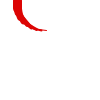
Frame 1 (no input)
Frame 2 (the mouse pressed at the canvas centre, redrawn once): identical to frame 1, image omitted

The Processing sketch that drew this single still picture (run headless with seeded random() and noise(); the mouse was pressed at the canvas centre and the sketch redrawn once):

// Processing sketch: Exercise_22_3
// ── Exercise_22_3.pde
//Lauren Henry
//Exercise 22.3

int x = 9; 
int u = 17; 
float a = -0.18;
void setup() {
size(100,100);
stroke(220,5,4);
smooth(); 
noLoop();
}

void draw(){
  background(255);
  tail(u, x, a);
}

void tail(int xpos, int units, float angle) {
  pushMatrix(); 
  translate(xpos, 0); 
  for (int i = units; i > 0; i--) { 
strokeWeight(i);
line(0, 0, 0, 8);
translate(0,5); 
rotate(angle);
}
popMatrix();
}
